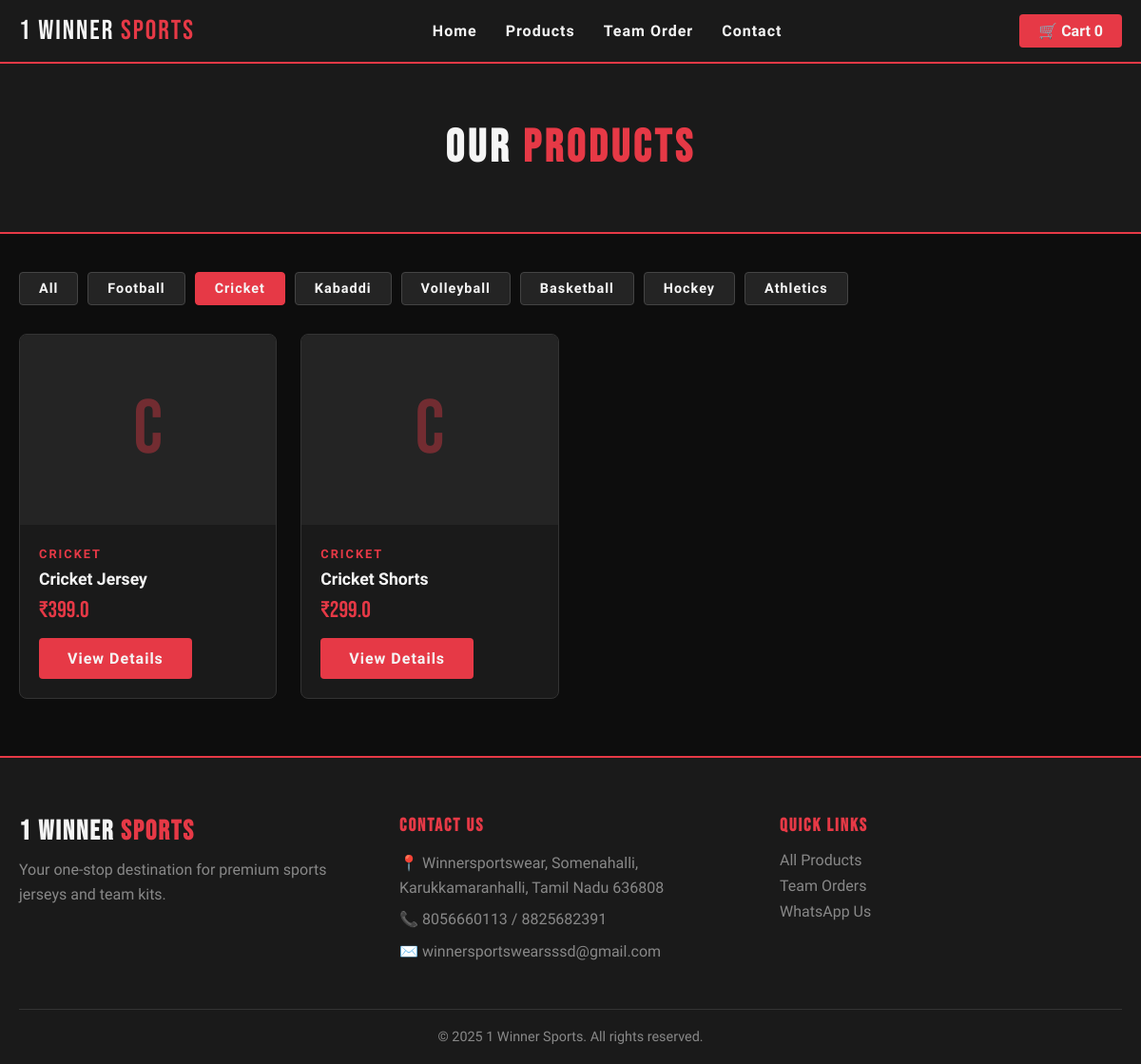
Screenshot of /products?category=cricket with the database file from the repository.
### tables this page shows
CREATE TABLE products (
            id INTEGER PRIMARY KEY AUTOINCREMENT,
            name TEXT NOT NULL,
            category TEXT NOT NULL,
            price REAL NOT NULL,
            description TEXT,
            image TEXT
        );

### app.py (the view)
@app.route('/products')
def products():
    category = request.args.get('category', 'all')
    db = get_db()
    if category == 'all':
        products = db.execute('SELECT * FROM products').fetchall()
    else:
        products = db.execute('SELECT * FROM products WHERE category = ?', (category,)).fetchall()
    db.close()
    return render_template('products.html', products=products, active_category=category)

### database.py (called while the page is built)
def get_db():
    conn = sqlite3.connect(DB_PATH)
    conn.row_factory = sqlite3.Row
    return conn

### templates/products.html
{% extends "base.html" %}
{% block content %}
<section class="page-header">
    <h1>OUR <span>PRODUCTS</span></h1>
</section>
<section class="products-page">
    <div class="category-filter">
        <a href="/products?category=all" class="filter-btn {% if active_category == 'all' %}active{% endif %}">All</a>
        <a href="/products?category=football" class="filter-btn {% if active_category == 'football' %}active{% endif %}">Football</a>
        <a href="/products?category=cricket" class="filter-btn {% if active_category == 'cricket' %}active{% endif %}">Cricket</a>
        <a href="/products?category=kabaddi" class="filter-btn {% if active_category == 'kabaddi' %}active{% endif %}">Kabaddi</a>
        <a href="/products?category=volleyball" class="filter-btn {% if active_category == 'volleyball' %}active{% endif %}">Volleyball</a>
        <a href="/products?category=basketball" class="filter-btn {% if active_category == 'basketball' %}active{% endif %}">Basketball</a>
        <a href="/products?category=hockey" class="filter-btn {% if active_category == 'hockey' %}active{% endif %}">Hockey</a>
        <a href="/products?category=athletics" class="filter-btn {% if active_category == 'athletics' %}active{% endif %}">Athletics</a>
    </div>
    <div class="products-grid">
        {% for product in products %}
        <div class="product-card">
            <div class="product-img">
                <div class="product-placeholder">{{ product.category[0].upper() }}</div>
            </div>
            <div class="product-info">
                <span class="product-category">{{ product.category.upper() }}</span>
                <h3>{{ product.name }}</h3>
                <p class="product-price">₹{{ product.price }}</p>
                <a href="/product/{{ product.id }}" class="btn-primary">View Details</a>
            </div>
        </div>
        {% endfor %}
    </div>
</section>
{% endblock %}

### static/css/style.css (style rules this page uses)
* { margin: 0; padding: 0; box-sizing: border-box; }
:root { --red: #e63946; --dark: #0d0d0d; --dark2: #1a1a1a; --dark3: #242424; --white: #f5f5f5; --gray: #888; }
body { background: var(--dark); color: var(--white); font-family: 'Rajdhani', sans-serif; }
.btn-primary { background: var(--red); color: var(--white); padding: 12px 30px; border-radius: 4px; text-decoration: none; font-weight: 700; font-size: 1rem; letter-spacing: 1px; transition: all 0.3s; display: inline-block; border: none; cursor: pointer; }
.products-grid { display: grid; grid-template-columns: repeat(auto-fill, minmax(260px, 1fr)); gap: 25px; }
.product-card { background: var(--dark2); border-radius: 8px; overflow: hidden; border: 1px solid #333; transition: transform 0.3s, border-color 0.3s; }
.product-img { height: 200px; background: var(--dark3); display: flex; align-items: center; justify-content: center; }
.product-placeholder { font-family: 'Bebas Neue', sans-serif; font-size: 5rem; color: var(--red); opacity: 0.4; }
.product-info { padding: 20px; }
.product-category { color: var(--red); font-size: 0.8rem; font-weight: 700; letter-spacing: 2px; }
.product-info h3 { font-size: 1.1rem; font-weight: 700; margin: 8px 0; }
.product-price { font-family: 'Bebas Neue', sans-serif; font-size: 1.5rem; color: var(--red); margin-bottom: 15px; }
.page-header { background: var(--dark2); padding: 60px 20px; text-align: center; border-bottom: 2px solid var(--red); }
.page-header h1 { font-family: 'Bebas Neue', sans-serif; font-size: 3rem; letter-spacing: 4px; }
.page-header h1 span { color: var(--red); }
.category-filter { display: flex; gap: 10px; flex-wrap: wrap; margin-bottom: 30px; }
.filter-btn { padding: 8px 20px; border-radius: 4px; text-decoration: none; font-weight: 700; font-size: 0.9rem; letter-spacing: 1px; color: var(--white); background: var(--dark3); border: 1px solid #444; transition: all 0.3s; }
.filter-btn:hover, .filter-btn.active { background: var(--red); border-color: var(--red); }
.products-page { max-width: 1200px; margin: 40px auto; padding: 0 20px; }

### rows the page displays
products: category "C", category "CRICKET", name "Cricket Jersey", price "399.0"
products: category "C", category "CRICKET", name "Cricket Shorts", price "299.0"
